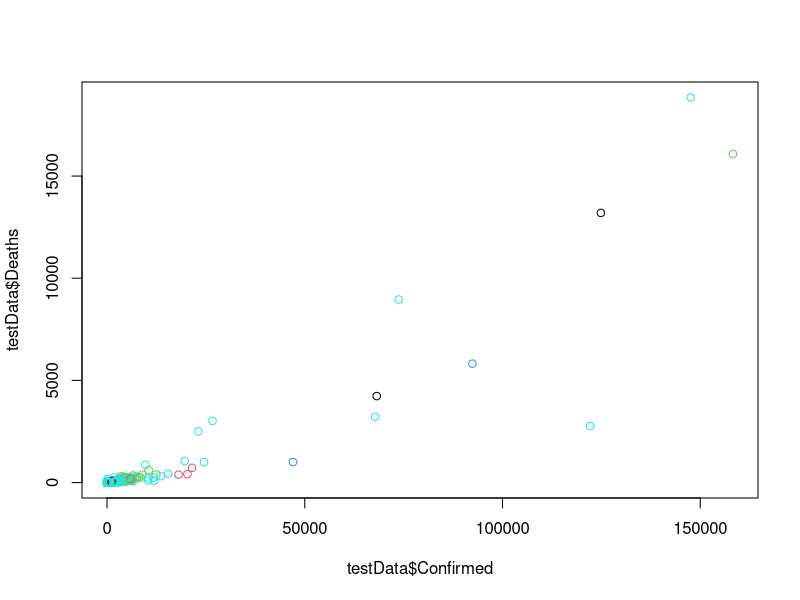

The R source for this figure: (Note: this script raises an error after producing the figure.)
#CPCS 
#Creates clusters based on death rates geographically with Corona Virus

corona=read.csv("corona.csv")
fixed=read.csv("corona.csv")
deaths=read.csv("deaths.csv")
testData=corona
testData$class=NULL
testData[1:7]=NULL
city=testData[5]
testData[5]=NULL
cluster=kmeans(na.omit(testData), 5)
cluster$size
plot(testData$Confirmed,testData$Deaths, col=cluster$cluster)
par(mfrow=c(1,1))
plot(corona$Country_Region,corona$Deaths, col=corona$Country_Region)
View(corona) 
install.packages(c("cowplot", "googleway", "ggplot2", "ggrepel", 
                   "ggspatial", "libwgeom", "sf", "rnaturalearth", "rnaturalearthdata"))
library("ggplot2")
theme_set(theme_bw())
library("sf")
library("rnaturalearth")
library("rnaturalearthdata")

world=ne_countries(scale="medium", returnclass="sf")
class(world)


site=data.frame(longitude=c(fixed$Long_),latitude=c(fixed$Lat))
site
#mainland
ggplot(data = world) +
  geom_sf() +
  geom_point(data = site, aes(x = longitude, y = latitude), size = 0.1, 
             shape = 23, fill = "darkred") +
  coord_sf(xlim = c(-155, -66), ylim = c(24, 50), expand = FALSE)
#hawaii
ggplot(data = world) +
  geom_sf() +
  geom_point(data = site, aes(x = longitude, y = latitude), size = 1, 
             shape = 23, fill = "green") +
  coord_sf(xlim = c(-160, -154.5), ylim = c(18.5, 22.5), expand = FALSE)
#alaska
ggplot(data = world) +
  geom_sf() +
  geom_point(data = site, aes(x = longitude, y = latitude), size = 1, 
             shape = 23, fill = "green") +
  coord_sf(xlim = c(-180, -140), ylim = c(50, 72), expand = FALSE)

cluster=kmeans(na.omit(deaths[, 3:5]),5)
cluster$size

dd=cbind(na.omit(deaths),cluster=cluster$cluster)

attach(dd)
ggplot(dd, aes(Long_,Lat, color = cluster)) + geom_point(shape=dd$cluster)
ggplot()
dd
plot(cluster, data=deaths[, 3:5])
cluster
deaths[, 3]
